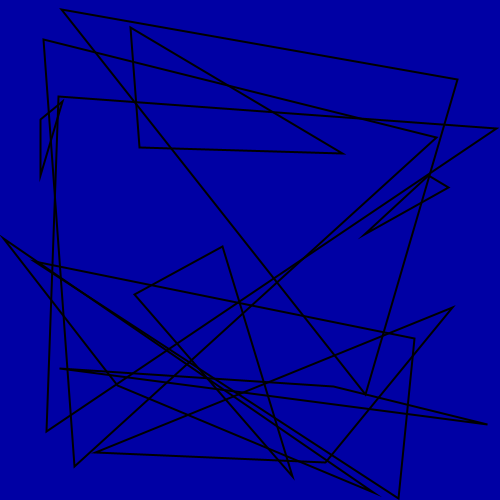
Frame 1 (no input)
Frame 60 (the mouse pressed at the canvas centre just before this capture): identical to frame 1, image omitted
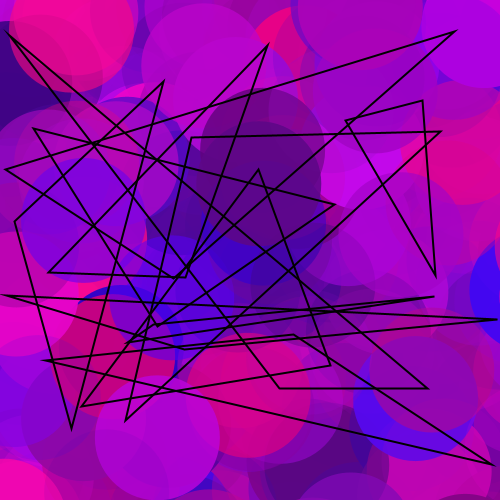
Frame 120 (the mouse held since frame 60 and released just before this capture)

The Processing sketch that drew these frames (run headless with seeded random() and noise(); from frame 60 on, the mouse is pressed at the canvas centre):

// Processing sketch: processing_36620
// ── processing_36620.pde

boolean doIt;

void setup () {
  size (500, 500);
  doIt = true;
  smooth ();
  noStroke ();
}

void draw () {
  if (doIt) {
    background (mouseX/2, mouseY/2, random (255));
    doIt = false;
    for (int x=1; x<50; x++) {
      for (int y=1; y<50; y++) {
        noStroke ();
        fill (random(35,255), random(0,10), random(120,255), random (255));
        ellipse (random(x*20), random(y*20), mouseX/2,mouseY/2);
      }
    }
    for (int i=1; i<12; i++) {
      stroke (0,0,0);
      strokeWeight (2);
      float ax = random (0,width);
      float ay = random (0,height);
      float bx = random (0,width);
      float by = random (0,height);
      float cx = random (0,width);
      float cy = random (0,height);
      
      noFill ();
      triangle (ax,ay, bx,by, cx,cy);
    }
      
  }
}

void mousePressed () {
  doIt = true;
}               
